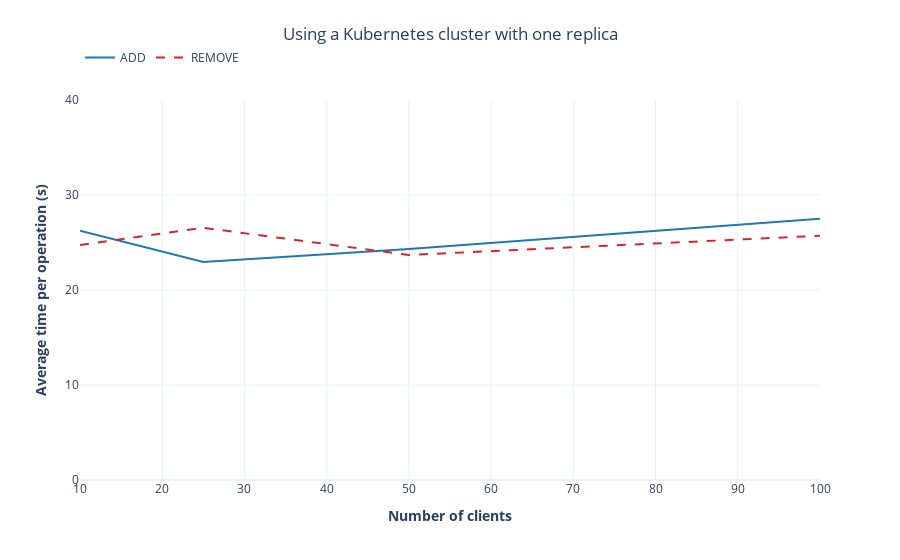

The notebook cell saved with this chart:
### Markdown cell above
### Comparing add & remove operations. Average times. Using a Kubernetes cluster with one replica

### Code cell
add = [26.244, 22.949, 24.321, 27.492]
remove = [24.728, 26.550, 23.685, 25.712]

clientAddAndRemove(add, remove, "Using a Kubernetes cluster with one replica")

### Figure 1 — Plotly figure (JSON) as saved in the notebook; plotly's stock layout.template omitted (floating-point values rounded to 4 significant figures)
{"data": [{"line": {"color": "#1f77b4"}, "mode": "lines", "name": "ADD", "type": "scatter", "x": [10, 25, 50, 100], "y": [26.24, 22.95, 24.32, 27.49]}, {"line": {"color": "#d62728", "dash": "dash"}, "mode": "lines", "name": "REMOVE", "type": "scatter", "x": [10, 25, 50, 100], "y": [24.73, 26.55, 23.68, 25.71]}], "layout": {"legend": {"orientation": "h", "y": 1.15}, "title": {"text": "Using a Kubernetes cluster with one replica", "x": 0.5, "xanchor": "center", "y": 0.95, "yanchor": "top"}, "xaxis": {"dtick": 10, "range": [10, 100], "tick0": 10, "title": {"text": "<b>Number of clients</b>"}}, "yaxis": {"dtick": 10, "range": [0, 40], "tick0": 0, "title": {"text": "<b>Average time per operation (s)</b>"}}}}
